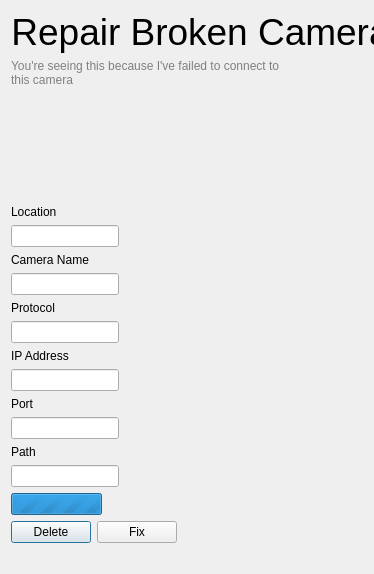
<?xml version="1.0" encoding="UTF-8"?>
<ui version="4.0">
 <class>RepairCamera</class>
 <widget class="QDialog" name="RepairCamera">
  <property name="windowModality">
   <enum>Qt::ApplicationModal</enum>
  </property>
  <property name="geometry">
   <rect>
    <x>0</x>
    <y>0</y>
    <width>374</width>
    <height>574</height>
   </rect>
  </property>
  <property name="minimumSize">
   <size>
    <width>374</width>
    <height>391</height>
   </size>
  </property>
  <property name="maximumSize">
   <size>
    <width>374</width>
    <height>577</height>
   </size>
  </property>
  <property name="windowTitle">
   <string>Repair Camera</string>
  </property>
  <property name="modal">
   <bool>true</bool>
  </property>
  <layout class="QFormLayout" name="formLayout">
   <item row="0" column="0">
    <layout class="QVBoxLayout" name="verticalLayout">
     <item>
      <widget class="QLabel" name="label_5">
       <property name="font">
        <font>
         <pointsize>28</pointsize>
        </font>
       </property>
       <property name="styleSheet">
        <string notr="true"/>
       </property>
       <property name="text">
        <string>Repair Broken Camera</string>
       </property>
       <property name="alignment">
        <set>Qt::AlignCenter</set>
       </property>
      </widget>
     </item>
    </layout>
   </item>
   <item row="5" column="0">
    <widget class="QLabel" name="label_2">
     <property name="text">
      <string>Camera Name</string>
     </property>
    </widget>
   </item>
   <item row="7" column="0">
    <widget class="QLineEdit" name="nameInput"/>
   </item>
   <item row="8" column="0">
    <widget class="QLabel" name="label">
     <property name="text">
      <string>Protocol</string>
     </property>
    </widget>
   </item>
   <item row="9" column="0">
    <widget class="QLineEdit" name="protocolInput">
     <property name="text">
      <string/>
     </property>
     <property name="placeholderText">
      <string/>
     </property>
    </widget>
   </item>
   <item row="10" column="0">
    <widget class="QLabel" name="label_4">
     <property name="text">
      <string>IP Address</string>
     </property>
    </widget>
   </item>
   <item row="11" column="0">
    <widget class="QLineEdit" name="ipAddressInput"/>
   </item>
   <item row="14" column="0">
    <widget class="QLabel" name="label_3">
     <property name="text">
      <string>Path</string>
     </property>
    </widget>
   </item>
   <item row="15" column="0">
    <widget class="QLineEdit" name="pathInput"/>
   </item>
   <item row="16" column="0">
    <widget class="QProgressBar" name="progressBar">
     <property name="maximum">
      <number>0</number>
     </property>
     <property name="value">
      <number>-1</number>
     </property>
    </widget>
   </item>
   <item row="17" column="0">
    <layout class="QHBoxLayout" name="horizontalLayout">
     <item>
      <widget class="QPushButton" name="cancel">
       <property name="text">
        <string>Delete</string>
       </property>
      </widget>
     </item>
     <item>
      <widget class="QPushButton" name="fixCamera">
       <property name="text">
        <string>Fix</string>
       </property>
      </widget>
     </item>
    </layout>
   </item>
   <item row="2" column="0">
    <spacer name="verticalSpacer">
     <property name="orientation">
      <enum>Qt::Vertical</enum>
     </property>
     <property name="sizeHint" stdset="0">
      <size>
       <width>20</width>
       <height>40</height>
      </size>
     </property>
    </spacer>
   </item>
   <item row="13" column="0">
    <widget class="QLineEdit" name="portInput"/>
   </item>
   <item row="12" column="0">
    <widget class="QLabel" name="label_6">
     <property name="text">
      <string>Port</string>
     </property>
    </widget>
   </item>
   <item row="1" column="0">
    <widget class="QLabel" name="label_7">
     <property name="styleSheet">
      <string notr="true">color: grey;</string>
     </property>
     <property name="text">
      <string>You're seeing this because I've failed to connect to this camera</string>
     </property>
     <property name="wordWrap">
      <bool>true</bool>
     </property>
    </widget>
   </item>
   <item row="18" column="0">
    <widget class="QLabel" name="statusBar">
     <property name="text">
      <string/>
     </property>
    </widget>
   </item>
   <item row="3" column="0">
    <widget class="QLabel" name="label_8">
     <property name="text">
      <string>Location</string>
     </property>
    </widget>
   </item>
   <item row="4" column="0">
    <widget class="QLineEdit" name="locationInput"/>
   </item>
  </layout>
 </widget>
 <resources/>
 <connections/>
</ui>
